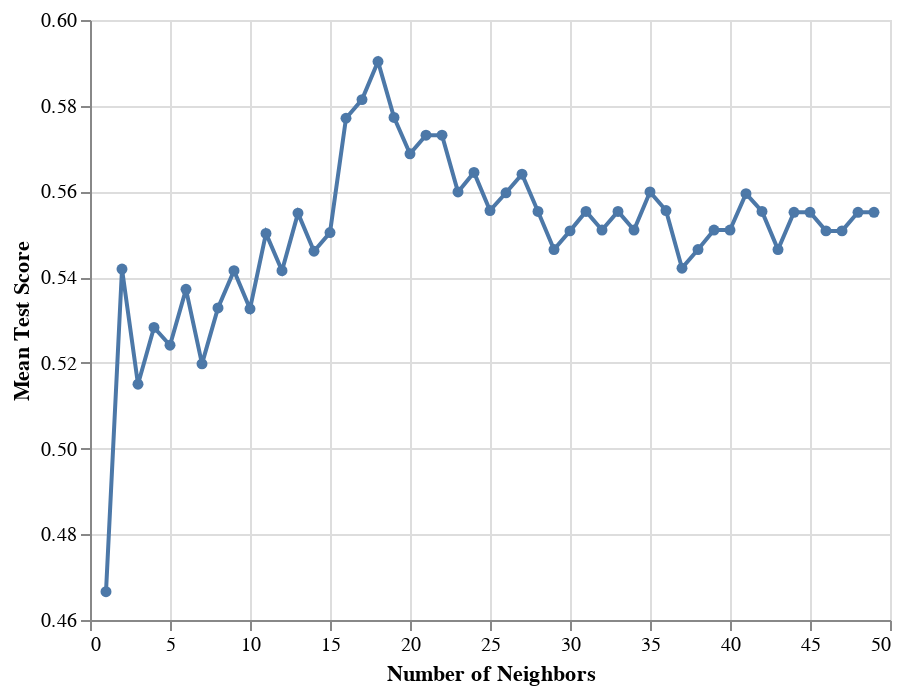

Here is the notebook cell this chart was saved with:
### Code cell
# your code here
accuracy_versus_k_grid = alt.Chart(accuracies_grid).mark_line(point=True).encode(
    x = alt.X('param_kneighborsclassifier__n_neighbors:Q', title='Number of Neighbors', scale=alt.Scale(zero=False)),
    y = alt.Y('mean_test_score', title='Mean Test Score', scale=alt.Scale(zero=False))
)


accuracy_versus_k_grid

### Figure 1 — Vega-Lite specification as saved in the notebook (floating-point values rounded to 4 significant figures)
{"config": {"view": {"continuousWidth": 400, "continuousHeight": 300}}, "data": {"name": "data-2dc2eb484d6d2f1ec0c150ea61bf41e9"}, "mark": {"type": "line", "point": true}, "encoding": {"x": {"field": "param_kneighborsclassifier__n_neighbors", "scale": {"zero": false}, "title": "Number of Neighbors", "type": "quantitative"}, "y": {"field": "mean_test_score", "scale": {"zero": false}, "title": "Mean Test Score", "type": "quantitative"}}, "$schema": "https://vega.github.io/schema/vega-lite/v4.17.0.json", "datasets": {"data-2dc2eb484d6d2f1ec0c150ea61bf41e9": [{"mean_fit_time": 0.009498, "std_fit_time": 0.001013, "mean_score_time": 0.01169, "std_score_time": 0.01042, "param_kneighborsclassifier__n_neighbors": 1, "params": {"kneighborsclassifier__n_neighbors": 1}, "split0_test_score": 0.5217, "split1_test_score": 0.6087, "split2_test_score": 0.3478, "split3_test_score": 0.5217, "split4_test_score": 0.4348, "split5_test_score": 0.4348, "split6_test_score": 0.4783, "split7_test_score": 0.3182, "split8_test_score": 0.5455, "split9_test_score": 0.4545, "mean_test_score": 0.4666, "std_test_score": 0.08422, "rank_test_score": 49}, {"mean_fit_time": 0.01123, "std_fit_time": 0.001486, "mean_score_time": 0.00997, "std_score_time": 0.002699, "param_kneighborsclassifier__n_neighbors": 2, "params": {"kneighborsclassifier__n_neighbors": 2}, "split0_test_score": 0.5217, "split1_test_score": 0.5217, "split2_test_score": 0.4783, "split3_test_score": 0.6087, "split4_test_score": 0.6087, "split5_test_score": 0.5217, "split6_test_score": 0.5217, "split7_test_score": 0.4091, "split8_test_score": 0.5909, "split9_test_score": 0.6364, "mean_test_score": 0.5419, "std_test_score": 0.066, "rank_test_score": 39}, {"mean_fit_time": 0.01199, "std_fit_time": 0.00162, "mean_score_time": 0.01045, "std_score_time": 0.003241, "param_kneighborsclassifier__n_neighbors": 3, "params": {"kneighborsclassifier__n_neighbors": 3}, "split0_test_score": 0.6087, "split1_test_score": 0.5652, "split2_test_score": 0.4783, "split3_test_score": 0.4783, "split4_test_score": 0.5217, "split5_test_score": 0.5217, "split6_test_score": 0.5217, "split7_test_score": 0.3636, "split8_test_score": 0.5909, "split9_test_score": 0.5, "mean_test_score": 0.515, "std_test_score": 0.0656, "rank_test_score": 48}, {"mean_fit_time": 0.009826, "std_fit_time": 0.001706, "mean_score_time": 0.008469, "std_score_time": 0.002712, "param_kneighborsclassifier__n_neighbors": 4, "params": {"kneighborsclassifier__n_neighbors": 4}, "split0_test_score": 0.6087, "split1_test_score": 0.5652, "split2_test_score": 0.4783, "split3_test_score": 0.5652, "split4_test_score": 0.5217, "split5_test_score": 0.6087, "split6_test_score": 0.4348, "split7_test_score": 0.4091, "split8_test_score": 0.5909, "split9_test_score": 0.5, "mean_test_score": 0.5283, "std_test_score": 0.06773, "rank_test_score": 45}, {"mean_fit_time": 0.01082, "std_fit_time": 0.00128, "mean_score_time": 0.01042, "std_score_time": 0.002322, "param_kneighborsclassifier__n_neighbors": 5, "params": {"kneighborsclassifier__n_neighbors": 5}, "split0_test_score": 0.5652, "split1_test_score": 0.5652, "split2_test_score": 0.4783, "split3_test_score": 0.5652, "split4_test_score": 0.5217, "split5_test_score": 0.5652, "split6_test_score": 0.4348, "split7_test_score": 0.4091, "split8_test_score": 0.6364, "split9_test_score": 0.5, "mean_test_score": 0.5241, "std_test_score": 0.06577, "rank_test_score": 46}, {"mean_fit_time": 0.01362, "std_fit_time": 0.002178, "mean_score_time": 0.01118, "std_score_time": 0.001428, "param_kneighborsclassifier__n_neighbors": 6, "params": {"kneighborsclassifier__n_neighbors": 6}, "split0_test_score": 0.5652, "split1_test_score": 0.5652, "split2_test_score": 0.5217, "split3_test_score": 0.5217, "split4_test_score": 0.6087, "split5_test_score": 0.6087, "split6_test_score": 0.4348, "split7_test_score": 0.4545, "split8_test_score": 0.5455, "split9_test_score": 0.5455, "mean_test_score": 0.5372, "std_test_score": 0.05452, "rank_test_score": 42}, {"mean_fit_time": 0.01395, "std_fit_time": 0.004232, "mean_score_time": 0.01136, "std_score_time": 0.004133, "param_kneighborsclassifier__n_neighbors": 7, "params": {"kneighborsclassifier__n_neighbors": 7}, "split0_test_score": 0.5217, "split1_test_score": 0.5652, "split2_test_score": 0.4783, "split3_test_score": 0.5217, "split4_test_score": 0.5217, "split5_test_score": 0.6087, "split6_test_score": 0.4348, "split7_test_score": 0.4545, "split8_test_score": 0.5909, "split9_test_score": 0.5, "mean_test_score": 0.5198, "std_test_score": 0.05351, "rank_test_score": 47}, {"mean_fit_time": 0.01031, "std_fit_time": 0.0009697, "mean_score_time": 0.00907, "std_score_time": 0.0009489, "param_kneighborsclassifier__n_neighbors": 8, "params": {"kneighborsclassifier__n_neighbors": 8}, "split0_test_score": 0.5652, "split1_test_score": 0.6087, "split2_test_score": 0.5217, "split3_test_score": 0.5217, "split4_test_score": 0.4783, "split5_test_score": 0.5652, "split6_test_score": 0.5217, "split7_test_score": 0.4545, "split8_test_score": 0.5455, "split9_test_score": 0.5455, "mean_test_score": 0.5328, "std_test_score": 0.04201, "rank_test_score": 43}, {"mean_fit_time": 0.008666, "std_fit_time": 0.0004869, "mean_score_time": 0.00717, "std_score_time": 0.0003905, "param_kneighborsclassifier__n_neighbors": 9, "params": {"kneighborsclassifier__n_neighbors": 9}, "split0_test_score": 0.5652, "split1_test_score": 0.6087, "split2_test_score": 0.5217, "split3_test_score": 0.5652, "split4_test_score": 0.5652, "split5_test_score": 0.5217, "split6_test_score": 0.5217, "split7_test_score": 0.4545, "split8_test_score": 0.5455, "split9_test_score": 0.5455, "mean_test_score": 0.5415, "std_test_score": 0.03869, "rank_test_score": 41}, {"mean_fit_time": 0.00851, "std_fit_time": 0.0004409, "mean_score_time": 0.007137, "std_score_time": 0.0005725, "param_kneighborsclassifier__n_neighbors": 10, "params": {"kneighborsclassifier__n_neighbors": 10}, "split0_test_score": 0.5652, "split1_test_score": 0.5217, "split2_test_score": 0.5217, "split3_test_score": 0.5652, "split4_test_score": 0.5652, "split5_test_score": 0.5217, "split6_test_score": 0.5652, "split7_test_score": 0.5, "split8_test_score": 0.5, "split9_test_score": 0.5, "mean_test_score": 0.5326, "std_test_score": 0.02792, "rank_test_score": 44}, {"mean_fit_time": 0.008681, "std_fit_time": 0.0005646, "mean_score_time": 0.006995, "std_score_time": 0.0004635, "param_kneighborsclassifier__n_neighbors": 11, "params": {"kneighborsclassifier__n_neighbors": 11}, "split0_test_score": 0.5652, "split1_test_score": 0.5652, "split2_test_score": 0.5652, "split3_test_score": 0.6087, "split4_test_score": 0.5652, "split5_test_score": 0.5652, "split6_test_score": 0.5217, "split7_test_score": 0.5, "split8_test_score": 0.5, "split9_test_score": 0.5455, "mean_test_score": 0.5502, "std_test_score": 0.03228, "rank_test_score": 33}, {"mean_fit_time": 0.01624, "std_fit_time": 0.02266, "mean_score_time": 0.007408, "std_score_time": 0.001, "param_kneighborsclassifier__n_neighbors": 12, "params": {"kneighborsclassifier__n_neighbors": 12}, "split0_test_score": 0.5652, "split1_test_score": 0.5652, "split2_test_score": 0.5652, "split3_test_score": 0.5652, "split4_test_score": 0.5217, "split5_test_score": 0.5652, "split6_test_score": 0.5217, "split7_test_score": 0.5455, "split8_test_score": 0.5, "split9_test_score": 0.5, "mean_test_score": 0.5415, "std_test_score": 0.02656, "rank_test_score": 40}, {"mean_fit_time": 0.009309, "std_fit_time": 0.0004119, "mean_score_time": 0.007749, "std_score_time": 0.0005559, "param_kneighborsclassifier__n_neighbors": 13, "params": {"kneighborsclassifier__n_neighbors": 13}, "split0_test_score": 0.5652, "split1_test_score": 0.5652, "split2_test_score": 0.5652, "split3_test_score": 0.6087, "split4_test_score": 0.5217, "split5_test_score": 0.5217, "split6_test_score": 0.5652, "split7_test_score": 0.5455, "split8_test_score": 0.5909, "split9_test_score": 0.5, "mean_test_score": 0.5549, "std_test_score": 0.03149, "rank_test_score": 24}, {"mean_fit_time": 0.01291, "std_fit_time": 0.007057, "mean_score_time": 0.009255, "std_score_time": 0.00145, "param_kneighborsclassifier__n_neighbors": 14, "params": {"kneighborsclassifier__n_neighbors": 14}, "split0_test_score": 0.5652, "split1_test_score": 0.5652, "split2_test_score": 0.5652, "split3_test_score": 0.6087, "split4_test_score": 0.5652, "split5_test_score": 0.4783, "split6_test_score": 0.5217, "split7_test_score": 0.5909, "split8_test_score": 0.5, "split9_test_score": 0.5, "mean_test_score": 0.546, "std_test_score": 0.04103, "rank_test_score": 37}, {"mean_fit_time": 0.01524, "std_fit_time": 0.008089, "mean_score_time": 0.01055, "std_score_time": 0.003128, "param_kneighborsclassifier__n_neighbors": 15, "params": {"kneighborsclassifier__n_neighbors": 15}, "split0_test_score": 0.5652, "split1_test_score": 0.5652, "split2_test_score": 0.5217, "split3_test_score": 0.6087, "split4_test_score": 0.5652, "split5_test_score": 0.5652, "split6_test_score": 0.5217, "split7_test_score": 0.5455, "split8_test_score": 0.5, "split9_test_score": 0.5455, "mean_test_score": 0.5504, "std_test_score": 0.02917, "rank_test_score": 32}, {"mean_fit_time": 0.01469, "std_fit_time": 0.008771, "mean_score_time": 0.01462, "std_score_time": 0.008764, "param_kneighborsclassifier__n_neighbors": 16, "params": {"kneighborsclassifier__n_neighbors": 16}, "split0_test_score": 0.5652, "split1_test_score": 0.6087, "split2_test_score": 0.5652, "split3_test_score": 0.6087, "split4_test_score": 0.6522, "split5_test_score": 0.5217, "split6_test_score": 0.5217, "split7_test_score": 0.5455, "split8_test_score": 0.5909, "split9_test_score": 0.5909, "mean_test_score": 0.5771, "std_test_score": 0.03928, "rank_test_score": 4}, {"mean_fit_time": 0.01557, "std_fit_time": 0.003054, "mean_score_time": 0.01256, "std_score_time": 0.004281, "param_kneighborsclassifier__n_neighbors": 17, "params": {"kneighborsclassifier__n_neighbors": 17}, "split0_test_score": 0.5652, "split1_test_score": 0.6087, "split2_test_score": 0.5652, "split3_test_score": 0.5652, "split4_test_score": 0.6522, "split5_test_score": 0.5652, "split6_test_score": 0.5652, "split7_test_score": 0.5455, "split8_test_score": 0.5909, "split9_test_score": 0.5909, "mean_test_score": 0.5814, "std_test_score": 0.02922, "rank_test_score": 2}, {"mean_fit_time": 0.01503, "std_fit_time": 0.005314, "mean_score_time": 0.0134, "std_score_time": 0.004494, "param_kneighborsclassifier__n_neighbors": 18, "params": {"kneighborsclassifier__n_neighbors": 18}, "split0_test_score": 0.5652, "split1_test_score": 0.6522, "split2_test_score": 0.5652, "split3_test_score": 0.5652, "split4_test_score": 0.6522, "split5_test_score": 0.5217, "split6_test_score": 0.6087, "split7_test_score": 0.5455, "split8_test_score": 0.5909, "split9_test_score": 0.6364, "mean_test_score": 0.5903, "std_test_score": 0.04326, "rank_test_score": 1}, {"mean_fit_time": 0.01259, "std_fit_time": 0.004017, "mean_score_time": 0.009588, "std_score_time": 0.001975, "param_kneighborsclassifier__n_neighbors": 19, "params": {"kneighborsclassifier__n_neighbors": 19}, "split0_test_score": 0.5652, "split1_test_score": 0.6087, "split2_test_score": 0.5652, "split3_test_score": 0.5652, "split4_test_score": 0.6087, "split5_test_score": 0.4783, "split6_test_score": 0.6087, "split7_test_score": 0.5909, "split8_test_score": 0.5455, "split9_test_score": 0.6364, "mean_test_score": 0.5773, "std_test_score": 0.0423, "rank_test_score": 3}, {"mean_fit_time": 0.01393, "std_fit_time": 0.003637, "mean_score_time": 0.01469, "std_score_time": 0.004416, "param_kneighborsclassifier__n_neighbors": 20, "params": {"kneighborsclassifier__n_neighbors": 20}, "split0_test_score": 0.5652, "split1_test_score": 0.6087, "split2_test_score": 0.5217, "split3_test_score": 0.5652, "split4_test_score": 0.6087, "split5_test_score": 0.4783, "split6_test_score": 0.5217, "split7_test_score": 0.5909, "split8_test_score": 0.5909, "split9_test_score": 0.6364, "mean_test_score": 0.5688, "std_test_score": 0.04624, "rank_test_score": 7}, {"mean_fit_time": 0.01119, "std_fit_time": 0.001906, "mean_score_time": 0.01069, "std_score_time": 0.00284, "param_kneighborsclassifier__n_neighbors": 21, "params": {"kneighborsclassifier__n_neighbors": 21}, "split0_test_score": 0.6087, "split1_test_score": 0.6087, "split2_test_score": 0.5217, "split3_test_score": 0.5652, "split4_test_score": 0.6087, "split5_test_score": 0.4783, "split6_test_score": 0.5217, "split7_test_score": 0.5909, "split8_test_score": 0.5909, "split9_test_score": 0.6364, "mean_test_score": 0.5731, "std_test_score": 0.04772, "rank_test_score": 5}, {"mean_fit_time": 0.01097, "std_fit_time": 0.001549, "mean_score_time": 0.008783, "std_score_time": 0.0008422, "param_kneighborsclassifier__n_neighbors": 22, "params": {"kneighborsclassifier__n_neighbors": 22}, "split0_test_score": 0.5652, "split1_test_score": 0.6087, "split2_test_score": 0.5217, "split3_test_score": 0.5652, "split4_test_score": 0.5652, "split5_test_score": 0.5652, "split6_test_score": 0.5217, "split7_test_score": 0.5909, "split8_test_score": 0.5909, "split9_test_score": 0.6364, "mean_test_score": 0.5731, "std_test_score": 0.03381, "rank_test_score": 5}, {"mean_fit_time": 0.01071, "std_fit_time": 0.001495, "mean_score_time": 0.008967, "std_score_time": 0.001119, "param_kneighborsclassifier__n_neighbors": 23, "params": {"kneighborsclassifier__n_neighbors": 23}, "split0_test_score": 0.5652, "split1_test_score": 0.5652, "split2_test_score": 0.5217, "split3_test_score": 0.5652, "split4_test_score": 0.5652, "split5_test_score": 0.5217, "split6_test_score": 0.5217, "split7_test_score": 0.5909, "split8_test_score": 0.5909, "split9_test_score": 0.5909, "mean_test_score": 0.5599, "std_test_score": 0.02714, "rank_test_score": 10}, {"mean_fit_time": 0.01361, "std_fit_time": 0.002421, "mean_score_time": 0.01255, "std_score_time": 0.002598, "param_kneighborsclassifier__n_neighbors": 24, "params": {"kneighborsclassifier__n_neighbors": 24}, "split0_test_score": 0.5652, "split1_test_score": 0.5652, "split2_test_score": 0.5217, "split3_test_score": 0.5652, "split4_test_score": 0.5217, "split5_test_score": 0.5652, "split6_test_score": 0.5217, "split7_test_score": 0.5909, "split8_test_score": 0.6364, "split9_test_score": 0.5909, "mean_test_score": 0.5644, "std_test_score": 0.03471, "rank_test_score": 8}, {"mean_fit_time": 0.01229, "std_fit_time": 0.0032, "mean_score_time": 0.01001, "std_score_time": 0.001559, "param_kneighborsclassifier__n_neighbors": 25, "params": {"kneighborsclassifier__n_neighbors": 25}, "split0_test_score": 0.5652, "split1_test_score": 0.5652, "split2_test_score": 0.5217, "split3_test_score": 0.5652, "split4_test_score": 0.4783, "split5_test_score": 0.5652, "split6_test_score": 0.5217, "split7_test_score": 0.5909, "split8_test_score": 0.5909, "split9_test_score": 0.5909, "mean_test_score": 0.5555, "std_test_score": 0.03519, "rank_test_score": 14}, {"mean_fit_time": 0.0102, "std_fit_time": 0.001111, "mean_score_time": 0.008247, "std_score_time": 0.0005436, "param_kneighborsclassifier__n_neighbors": 26, "params": {"kneighborsclassifier__n_neighbors": 26}, "split0_test_score": 0.5652, "split1_test_score": 0.5652, "split2_test_score": 0.5652, "split3_test_score": 0.5652, "split4_test_score": 0.5652, "split5_test_score": 0.5217, "split6_test_score": 0.5217, "split7_test_score": 0.5909, "split8_test_score": 0.5909, "split9_test_score": 0.5455, "mean_test_score": 0.5597, "std_test_score": 0.02277, "rank_test_score": 12}, {"mean_fit_time": 0.0122, "std_fit_time": 0.003898, "mean_score_time": 0.009775, "std_score_time": 0.002715, "param_kneighborsclassifier__n_neighbors": 27, "params": {"kneighborsclassifier__n_neighbors": 27}, "split0_test_score": 0.5652, "split1_test_score": 0.5652, "split2_test_score": 0.5652, "split3_test_score": 0.5652, "split4_test_score": 0.5652, "split5_test_score": 0.5652, "split6_test_score": 0.5217, "split7_test_score": 0.5455, "split8_test_score": 0.6364, "split9_test_score": 0.5455, "mean_test_score": 0.564, "std_test_score": 0.02778, "rank_test_score": 9}, {"mean_fit_time": 0.01025, "std_fit_time": 0.001276, "mean_score_time": 0.008068, "std_score_time": 0.0004469, "param_kneighborsclassifier__n_neighbors": 28, "params": {"kneighborsclassifier__n_neighbors": 28}, "split0_test_score": 0.5652, "split1_test_score": 0.5652, "split2_test_score": 0.5217, "split3_test_score": 0.5217, "split4_test_score": 0.5652, "split5_test_score": 0.5652, "split6_test_score": 0.5217, "split7_test_score": 0.5909, "split8_test_score": 0.5909, "split9_test_score": 0.5455, "mean_test_score": 0.5553, "std_test_score": 0.02531, "rank_test_score": 16}, {"mean_fit_time": 0.01117, "std_fit_time": 0.002463, "mean_score_time": 0.008408, "std_score_time": 0.000775, "param_kneighborsclassifier__n_neighbors": 29, "params": {"kneighborsclassifier__n_neighbors": 29}, "split0_test_score": 0.5652, "split1_test_score": 0.5652, "split2_test_score": 0.5217, "split3_test_score": 0.5217, "split4_test_score": 0.5217, "split5_test_score": 0.5652, "split6_test_score": 0.5217, "split7_test_score": 0.5455, "split8_test_score": 0.5909, "split9_test_score": 0.5455, "mean_test_score": 0.5464, "std_test_score": 0.0234, "rank_test_score": 34}, {"mean_fit_time": 0.009861, "std_fit_time": 0.001085, "mean_score_time": 0.008411, "std_score_time": 0.000889, "param_kneighborsclassifier__n_neighbors": 30, "params": {"kneighborsclassifier__n_neighbors": 30}, "split0_test_score": 0.5652, "split1_test_score": 0.5652, "split2_test_score": 0.5652, "split3_test_score": 0.5217, "split4_test_score": 0.5652, "split5_test_score": 0.5217, "split6_test_score": 0.5217, "split7_test_score": 0.5455, "split8_test_score": 0.5909, "split9_test_score": 0.5455, "mean_test_score": 0.5508, "std_test_score": 0.02243, "rank_test_score": 29}, {"mean_fit_time": 0.01043, "std_fit_time": 0.001268, "mean_score_time": 0.008046, "std_score_time": 0.0006665, "param_kneighborsclassifier__n_neighbors": 31, "params": {"kneighborsclassifier__n_neighbors": 31}, "split0_test_score": 0.5652, "split1_test_score": 0.5652, "split2_test_score": 0.5652, "split3_test_score": 0.5217, "split4_test_score": 0.5652, "split5_test_score": 0.5217, "split6_test_score": 0.5217, "split7_test_score": 0.5909, "split8_test_score": 0.5909, "split9_test_score": 0.5455, "mean_test_score": 0.5553, "std_test_score": 0.02531, "rank_test_score": 16}, {"mean_fit_time": 0.01004, "std_fit_time": 0.0007445, "mean_score_time": 0.008171, "std_score_time": 0.0005269, "param_kneighborsclassifier__n_neighbors": 32, "params": {"kneighborsclassifier__n_neighbors": 32}, "split0_test_score": 0.5652, "split1_test_score": 0.5652, "split2_test_score": 0.5217, "split3_test_score": 0.5217, "split4_test_score": 0.5652, "split5_test_score": 0.5217, "split6_test_score": 0.5217, "split7_test_score": 0.5909, "split8_test_score": 0.5909, "split9_test_score": 0.5455, "mean_test_score": 0.551, "std_test_score": 0.02692, "rank_test_score": 25}, {"mean_fit_time": 0.01065, "std_fit_time": 0.00178, "mean_score_time": 0.008534, "std_score_time": 0.0008738, "param_kneighborsclassifier__n_neighbors": 33, "params": {"kneighborsclassifier__n_neighbors": 33}, "split0_test_score": 0.5652, "split1_test_score": 0.5652, "split2_test_score": 0.5652, "split3_test_score": 0.5217, "split4_test_score": 0.5652, "split5_test_score": 0.5217, "split6_test_score": 0.5217, "split7_test_score": 0.5909, "split8_test_score": 0.5909, "split9_test_score": 0.5455, "mean_test_score": 0.5553, "std_test_score": 0.02531, "rank_test_score": 16}, {"mean_fit_time": 0.009445, "std_fit_time": 0.0006284, "mean_score_time": 0.008031, "std_score_time": 0.0004208, "param_kneighborsclassifier__n_neighbors": 34, "params": {"kneighborsclassifier__n_neighbors": 34}, "split0_test_score": 0.5652, "split1_test_score": 0.5652, "split2_test_score": 0.5217, "split3_test_score": 0.5217, "split4_test_score": 0.5652, "split5_test_score": 0.5217, "split6_test_score": 0.5217, "split7_test_score": 0.5909, "split8_test_score": 0.5909, "split9_test_score": 0.5455, "mean_test_score": 0.551, "std_test_score": 0.02692, "rank_test_score": 25}, {"mean_fit_time": 0.009456, "std_fit_time": 0.0004384, "mean_score_time": 0.007936, "std_score_time": 0.0004557, "param_kneighborsclassifier__n_neighbors": 35, "params": {"kneighborsclassifier__n_neighbors": 35}, "split0_test_score": 0.5652, "split1_test_score": 0.5652, "split2_test_score": 0.5652, "split3_test_score": 0.5217, "split4_test_score": 0.5652, "split5_test_score": 0.5217, "split6_test_score": 0.5217, "split7_test_score": 0.5909, "split8_test_score": 0.5909, "split9_test_score": 0.5909, "mean_test_score": 0.5599, "std_test_score": 0.02714, "rank_test_score": 10}, {"mean_fit_time": 0.01163, "std_fit_time": 0.00154, "mean_score_time": 0.01011, "std_score_time": 0.001179, "param_kneighborsclassifier__n_neighbors": 36, "params": {"kneighborsclassifier__n_neighbors": 36}, "split0_test_score": 0.5652, "split1_test_score": 0.5652, "split2_test_score": 0.5217, "split3_test_score": 0.5217, "split4_test_score": 0.5652, "split5_test_score": 0.5217, "split6_test_score": 0.5217, "split7_test_score": 0.5909, "split8_test_score": 0.5909, "split9_test_score": 0.5909, "mean_test_score": 0.5555, "std_test_score": 0.02933, "rank_test_score": 14}, {"mean_fit_time": 0.01285, "std_fit_time": 0.003711, "mean_score_time": 0.00982, "std_score_time": 0.001434, "param_kneighborsclassifier__n_neighbors": 37, "params": {"kneighborsclassifier__n_neighbors": 37}, "split0_test_score": 0.5652, "split1_test_score": 0.5652, "split2_test_score": 0.5217, "split3_test_score": 0.5217, "split4_test_score": 0.5217, "split5_test_score": 0.5217, "split6_test_score": 0.5217, "split7_test_score": 0.5455, "split8_test_score": 0.5909, "split9_test_score": 0.5455, "mean_test_score": 0.5421, "std_test_score": 0.02355, "rank_test_score": 38}, {"mean_fit_time": 0.013, "std_fit_time": 0.005127, "mean_score_time": 0.01226, "std_score_time": 0.01076, "param_kneighborsclassifier__n_neighbors": 38, "params": {"kneighborsclassifier__n_neighbors": 38}, "split0_test_score": 0.5652, "split1_test_score": 0.5652, "split2_test_score": 0.5217, "split3_test_score": 0.5217, "split4_test_score": 0.5652, "split5_test_score": 0.5217, "split6_test_score": 0.5217, "split7_test_score": 0.5455, "split8_test_score": 0.5909, "split9_test_score": 0.5455, "mean_test_score": 0.5464, "std_test_score": 0.0234, "rank_test_score": 34}, {"mean_fit_time": 0.01444, "std_fit_time": 0.005509, "mean_score_time": 0.01338, "std_score_time": 0.005508, "param_kneighborsclassifier__n_neighbors": 39, "params": {"kneighborsclassifier__n_neighbors": 39}, "split0_test_score": 0.5652, "split1_test_score": 0.5652, "split2_test_score": 0.5217, "split3_test_score": 0.5217, "split4_test_score": 0.5652, "split5_test_score": 0.5217, "split6_test_score": 0.5217, "split7_test_score": 0.5455, "split8_test_score": 0.6364, "split9_test_score": 0.5455, "mean_test_score": 0.551, "std_test_score": 0.03373, "rank_test_score": 25}, {"mean_fit_time": 0.01042, "std_fit_time": 0.002594, "mean_score_time": 0.009665, "std_score_time": 0.002173, "param_kneighborsclassifier__n_neighbors": 40, "params": {"kneighborsclassifier__n_neighbors": 40}, "split0_test_score": 0.5652, "split1_test_score": 0.5652, "split2_test_score": 0.5217, "split3_test_score": 0.5217, "split4_test_score": 0.5652, "split5_test_score": 0.5217, "split6_test_score": 0.5217, "split7_test_score": 0.5455, "split8_test_score": 0.6364, "split9_test_score": 0.5455, "mean_test_score": 0.551, "std_test_score": 0.03373, "rank_test_score": 25}, {"mean_fit_time": 0.01025, "std_fit_time": 0.002767, "mean_score_time": 0.008216, "std_score_time": 0.001302, "param_kneighborsclassifier__n_neighbors": 41, "params": {"kneighborsclassifier__n_neighbors": 41}, "split0_test_score": 0.5652, "split1_test_score": 0.5652, "split2_test_score": 0.5652, "split3_test_score": 0.5652, "split4_test_score": 0.5652, "split5_test_score": 0.5217, "split6_test_score": 0.5652, "split7_test_score": 0.5455, "split8_test_score": 0.5909, "split9_test_score": 0.5455, "mean_test_score": 0.5595, "std_test_score": 0.01733, "rank_test_score": 13}, {"mean_fit_time": 0.008817, "std_fit_time": 0.0007297, "mean_score_time": 0.007706, "std_score_time": 0.0006338, "param_kneighborsclassifier__n_neighbors": 42, "params": {"kneighborsclassifier__n_neighbors": 42}, "split0_test_score": 0.5652, "split1_test_score": 0.5652, "split2_test_score": 0.5652, "split3_test_score": 0.5652, "split4_test_score": 0.5217, "split5_test_score": 0.5217, "split6_test_score": 0.5217, "split7_test_score": 0.5455, "split8_test_score": 0.6364, "split9_test_score": 0.5455, "mean_test_score": 0.5553, "std_test_score": 0.03246, "rank_test_score": 16}, {"mean_fit_time": 0.008794, "std_fit_time": 0.0004758, "mean_score_time": 0.007346, "std_score_time": 0.0003354, "param_kneighborsclassifier__n_neighbors": 43, "params": {"kneighborsclassifier__n_neighbors": 43}, "split0_test_score": 0.5652, "split1_test_score": 0.5652, "split2_test_score": 0.5217, "split3_test_score": 0.5652, "split4_test_score": 0.5217, "split5_test_score": 0.5217, "split6_test_score": 0.5217, "split7_test_score": 0.5455, "split8_test_score": 0.5909, "split9_test_score": 0.5455, "mean_test_score": 0.5464, "std_test_score": 0.0234, "rank_test_score": 34}, {"mean_fit_time": 0.009571, "std_fit_time": 0.0007068, "mean_score_time": 0.007925, "std_score_time": 0.0006414, "param_kneighborsclassifier__n_neighbors": 44, "params": {"kneighborsclassifier__n_neighbors": 44}, "split0_test_score": 0.5652, "split1_test_score": 0.5652, "split2_test_score": 0.5652, "split3_test_score": 0.5652, "split4_test_score": 0.5217, "split5_test_score": 0.5217, "split6_test_score": 0.5652, "split7_test_score": 0.5455, "split8_test_score": 0.5909, "split9_test_score": 0.5455, "mean_test_score": 0.5551, "std_test_score": 0.02051, "rank_test_score": 20}, {"mean_fit_time": 0.008844, "std_fit_time": 0.0006814, "mean_score_time": 0.007637, "std_score_time": 0.0005658, "param_kneighborsclassifier__n_neighbors": 45, "params": {"kneighborsclassifier__n_neighbors": 45}, "split0_test_score": 0.5652, "split1_test_score": 0.5652, "split2_test_score": 0.5652, "split3_test_score": 0.5652, "split4_test_score": 0.5217, "split5_test_score": 0.5217, "split6_test_score": 0.5652, "split7_test_score": 0.5455, "split8_test_score": 0.5909, "split9_test_score": 0.5455, "mean_test_score": 0.5551, "std_test_score": 0.02051, "rank_test_score": 20}, {"mean_fit_time": 0.008571, "std_fit_time": 0.0005376, "mean_score_time": 0.007459, "std_score_time": 0.0005359, "param_kneighborsclassifier__n_neighbors": 46, "params": {"kneighborsclassifier__n_neighbors": 46}, "split0_test_score": 0.5652, "split1_test_score": 0.5652, "split2_test_score": 0.5652, "split3_test_score": 0.5652, "split4_test_score": 0.5217, "split5_test_score": 0.5217, "split6_test_score": 0.5217, "split7_test_score": 0.5455, "split8_test_score": 0.5909, "split9_test_score": 0.5455, "mean_test_score": 0.5508, "std_test_score": 0.02243, "rank_test_score": 29}, {"mean_fit_time": 0.008815, "std_fit_time": 0.0008721, "mean_score_time": 0.007574, "std_score_time": 0.0006163, "param_kneighborsclassifier__n_neighbors": 47, "params": {"kneighborsclassifier__n_neighbors": 47}, "split0_test_score": 0.5652, "split1_test_score": 0.5652, "split2_test_score": 0.5652, "split3_test_score": 0.5652, "split4_test_score": 0.5217, "split5_test_score": 0.5217, "split6_test_score": 0.5217, "split7_test_score": 0.5455, "split8_test_score": 0.5909, "split9_test_score": 0.5455, "mean_test_score": 0.5508, "std_test_score": 0.02243, "rank_test_score": 29}, {"mean_fit_time": 0.00832, "std_fit_time": 0.0004399, "mean_score_time": 0.007277, "std_score_time": 0.0005461, "param_kneighborsclassifier__n_neighbors": 48, "params": {"kneighborsclassifier__n_neighbors": 48}, "split0_test_score": 0.5652, "split1_test_score": 0.5652, "split2_test_score": 0.5652, "split3_test_score": 0.5652, "split4_test_score": 0.5652, "split5_test_score": 0.5217, "split6_test_score": 0.5217, "split7_test_score": 0.5455, "split8_test_score": 0.5909, "split9_test_score": 0.5455, "mean_test_score": 0.5551, "std_test_score": 0.02051, "rank_test_score": 20}, {"mean_fit_time": 0.008657, "std_fit_time": 0.0007673, "mean_score_time": 0.007323, "std_score_time": 0.0004914, "param_kneighborsclassifier__n_neighbors": 49, "params": {"kneighborsclassifier__n_neighbors": 49}, "split0_test_score": 0.5652, "split1_test_score": 0.5652, "split2_test_score": 0.5652, "split3_test_score": 0.5652, "split4_test_score": 0.5652, "split5_test_score": 0.5217, "split6_test_score": 0.5217, "split7_test_score": 0.5455, "split8_test_score": 0.5909, "split9_test_score": 0.5455, "mean_test_score": 0.5551, "std_test_score": 0.02051, "rank_test_score": 20}]}}
